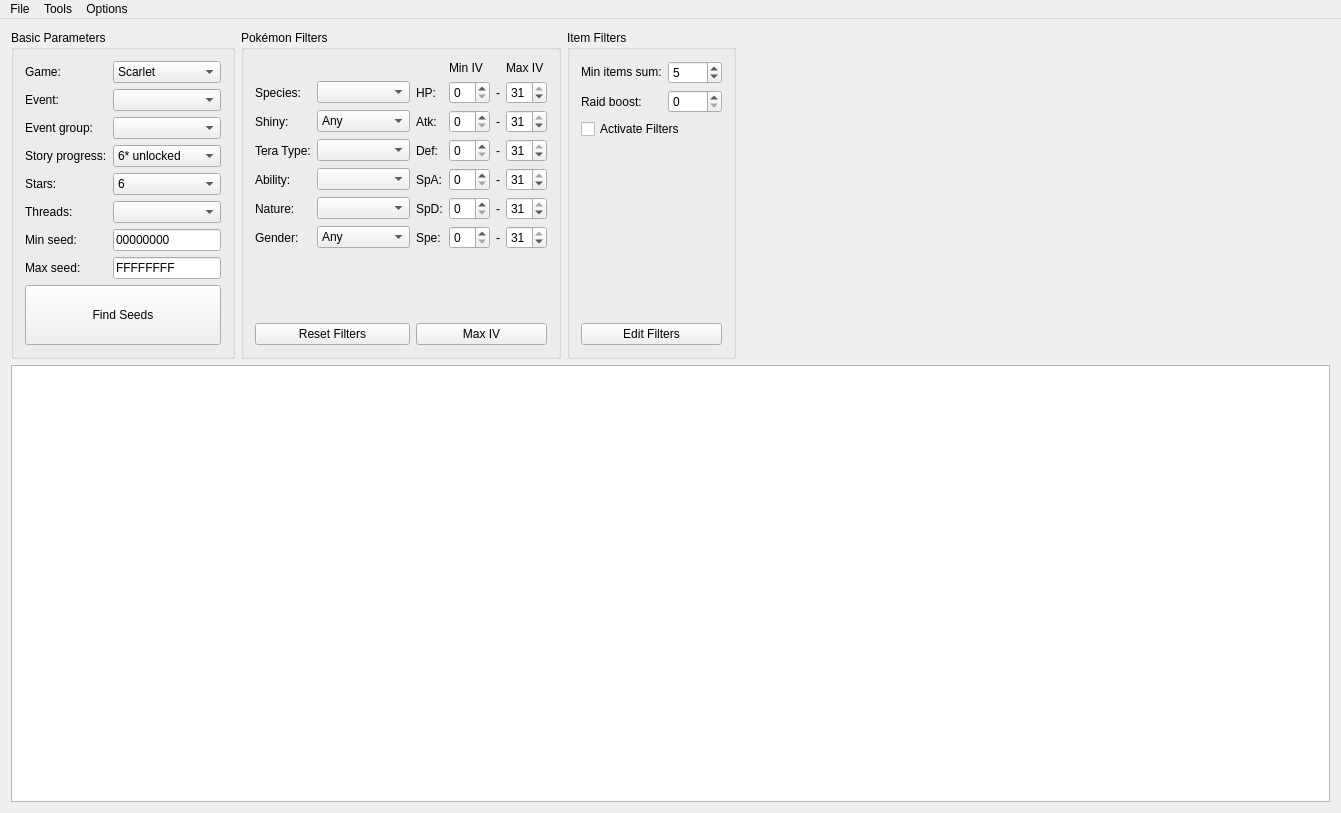
<?xml version="1.0" encoding="UTF-8"?>
<ui version="4.0">
 <class>RaidCalcClass</class>
 <widget class="QMainWindow" name="RaidCalcClass">
  <property name="geometry">
   <rect>
    <x>0</x>
    <y>0</y>
    <width>1341</width>
    <height>813</height>
   </rect>
  </property>
  <property name="windowTitle">
   <string>RaidCalc</string>
  </property>
  <widget class="QWidget" name="centralWidget">
   <layout class="QVBoxLayout" name="verticalLayout" stretch="0,1">
    <item>
     <layout class="QHBoxLayout" name="parametersHorizontalLayout">
      <item>
       <widget class="QGroupBox" name="basicGroup">
        <property name="sizePolicy">
         <sizepolicy hsizetype="Preferred" vsizetype="Preferred">
          <horstretch>0</horstretch>
          <verstretch>0</verstretch>
         </sizepolicy>
        </property>
        <property name="title">
         <string>Basic Parameters</string>
        </property>
        <layout class="QGridLayout" name="gridLayout">
         <item row="5" column="1">
          <widget class="QComboBox" name="comboBoxThreads"/>
         </item>
         <item row="1" column="1">
          <widget class="QComboBox" name="comboBoxEvent">
           <property name="maxVisibleItems">
            <number>20</number>
           </property>
          </widget>
         </item>
         <item row="3" column="0">
          <widget class="QLabel" name="labelStage">
           <property name="text">
            <string>Story progress:</string>
           </property>
          </widget>
         </item>
         <item row="6" column="1">
          <widget class="QLineEdit" name="editMinSeed">
           <property name="sizePolicy">
            <sizepolicy hsizetype="Preferred" vsizetype="Fixed">
             <horstretch>0</horstretch>
             <verstretch>0</verstretch>
            </sizepolicy>
           </property>
           <property name="text">
            <string>00000000</string>
           </property>
          </widget>
         </item>
         <item row="0" column="0">
          <widget class="QLabel" name="labelGame">
           <property name="text">
            <string>Game:</string>
           </property>
          </widget>
         </item>
         <item row="1" column="0">
          <widget class="QLabel" name="labelEvent">
           <property name="text">
            <string>Event:</string>
           </property>
          </widget>
         </item>
         <item row="6" column="0">
          <widget class="QLabel" name="labelMinSeed">
           <property name="text">
            <string>Min seed:</string>
           </property>
          </widget>
         </item>
         <item row="7" column="0">
          <widget class="QLabel" name="labelMaxSeed">
           <property name="text">
            <string>Max seed:</string>
           </property>
          </widget>
         </item>
         <item row="4" column="0">
          <widget class="QLabel" name="labelStars">
           <property name="text">
            <string>Stars:</string>
           </property>
          </widget>
         </item>
         <item row="4" column="1">
          <widget class="QComboBox" name="comboBoxStars">
           <property name="currentIndex">
            <number>5</number>
           </property>
           <item>
            <property name="text">
             <string>1</string>
            </property>
           </item>
           <item>
            <property name="text">
             <string>2</string>
            </property>
           </item>
           <item>
            <property name="text">
             <string>3</string>
            </property>
           </item>
           <item>
            <property name="text">
             <string>4</string>
            </property>
           </item>
           <item>
            <property name="text">
             <string>5</string>
            </property>
           </item>
           <item>
            <property name="text">
             <string>6</string>
            </property>
           </item>
           <item>
            <property name="text">
             <string>7</string>
            </property>
           </item>
          </widget>
         </item>
         <item row="8" column="0" colspan="2">
          <widget class="QPushButton" name="buttonFindSeeds">
           <property name="minimumSize">
            <size>
             <width>0</width>
             <height>60</height>
            </size>
           </property>
           <property name="text">
            <string>Find Seeds</string>
           </property>
          </widget>
         </item>
         <item row="5" column="0">
          <widget class="QLabel" name="labelThreads">
           <property name="text">
            <string>Threads:</string>
           </property>
          </widget>
         </item>
         <item row="3" column="1">
          <widget class="QComboBox" name="comboBoxStage">
           <property name="currentIndex">
            <number>4</number>
           </property>
           <item>
            <property name="text">
             <string>None</string>
            </property>
           </item>
           <item>
            <property name="text">
             <string>3* unlocked</string>
            </property>
           </item>
           <item>
            <property name="text">
             <string>4* unlocked</string>
            </property>
           </item>
           <item>
            <property name="text">
             <string>5* unlocked</string>
            </property>
           </item>
           <item>
            <property name="text">
             <string>6* unlocked</string>
            </property>
           </item>
          </widget>
         </item>
         <item row="7" column="1">
          <widget class="QLineEdit" name="editMaxSeed">
           <property name="sizePolicy">
            <sizepolicy hsizetype="Preferred" vsizetype="Fixed">
             <horstretch>0</horstretch>
             <verstretch>0</verstretch>
            </sizepolicy>
           </property>
           <property name="text">
            <string>FFFFFFFF</string>
           </property>
          </widget>
         </item>
         <item row="0" column="1">
          <widget class="QComboBox" name="comboBoxGame">
           <item>
            <property name="text">
             <string>Scarlet</string>
            </property>
           </item>
           <item>
            <property name="text">
             <string>Violet</string>
            </property>
           </item>
          </widget>
         </item>
         <item row="2" column="0">
          <widget class="QLabel" name="labelEventGroup">
           <property name="text">
            <string>Event group:</string>
           </property>
          </widget>
         </item>
         <item row="2" column="1">
          <widget class="QComboBox" name="comboBoxEventGroup">
           <property name="enabled">
            <bool>true</bool>
           </property>
          </widget>
         </item>
        </layout>
       </widget>
      </item>
      <item>
       <widget class="QGroupBox" name="pokemonGroup">
        <property name="title">
         <string>Pokémon Filters</string>
        </property>
        <layout class="QGridLayout" name="gridLayout_3">
         <item row="1" column="2">
          <widget class="QLabel" name="labelHP">
           <property name="text">
            <string>HP:</string>
           </property>
          </widget>
         </item>
         <item row="9" column="0" colspan="2">
          <widget class="QPushButton" name="buttonResetPokemonFilters">
           <property name="text">
            <string>Reset Filters</string>
           </property>
          </widget>
         </item>
         <item row="7" column="4">
          <widget class="QLabel" name="labelSep6">
           <property name="text">
            <string>-</string>
           </property>
          </widget>
         </item>
         <item row="3" column="5">
          <widget class="QSpinBox" name="spinBoxMaxAtk">
           <property name="maximum">
            <number>31</number>
           </property>
           <property name="value">
            <number>31</number>
           </property>
          </widget>
         </item>
         <item row="5" column="4">
          <widget class="QLabel" name="labelSep4">
           <property name="text">
            <string>-</string>
           </property>
          </widget>
         </item>
         <item row="7" column="2">
          <widget class="QLabel" name="labelSpe">
           <property name="text">
            <string>Spe:</string>
           </property>
          </widget>
         </item>
         <item row="5" column="3">
          <widget class="QSpinBox" name="spinBoxMinSpA">
           <property name="maximum">
            <number>31</number>
           </property>
           <property name="value">
            <number>0</number>
           </property>
          </widget>
         </item>
         <item row="5" column="0">
          <widget class="QLabel" name="labelAbility">
           <property name="text">
            <string>Ability:</string>
           </property>
          </widget>
         </item>
         <item row="3" column="0">
          <widget class="QLabel" name="labelShiny">
           <property name="text">
            <string>Shiny:</string>
           </property>
          </widget>
         </item>
         <item row="4" column="4">
          <widget class="QLabel" name="labelSep3">
           <property name="text">
            <string>-</string>
           </property>
          </widget>
         </item>
         <item row="5" column="2">
          <widget class="QLabel" name="labelSpA">
           <property name="text">
            <string>SpA:</string>
           </property>
          </widget>
         </item>
         <item row="6" column="4">
          <widget class="QLabel" name="labelSep5">
           <property name="text">
            <string>-</string>
           </property>
          </widget>
         </item>
         <item row="6" column="0">
          <widget class="QLabel" name="labelNature">
           <property name="text">
            <string>Nature:</string>
           </property>
          </widget>
         </item>
         <item row="1" column="0">
          <widget class="QLabel" name="labelSpecies">
           <property name="text">
            <string>Species:</string>
           </property>
          </widget>
         </item>
         <item row="6" column="1">
          <widget class="QComboBox" name="comboBoxNature"/>
         </item>
         <item row="4" column="2">
          <widget class="QLabel" name="labelDef">
           <property name="text">
            <string>Def:</string>
           </property>
          </widget>
         </item>
         <item row="3" column="3">
          <widget class="QSpinBox" name="spinBoxMinAtk">
           <property name="maximum">
            <number>31</number>
           </property>
           <property name="value">
            <number>0</number>
           </property>
          </widget>
         </item>
         <item row="4" column="3">
          <widget class="QSpinBox" name="spinBoxMinDef">
           <property name="maximum">
            <number>31</number>
           </property>
           <property name="value">
            <number>0</number>
           </property>
          </widget>
         </item>
         <item row="5" column="5">
          <widget class="QSpinBox" name="spinBoxMaxSpA">
           <property name="maximum">
            <number>31</number>
           </property>
           <property name="value">
            <number>31</number>
           </property>
          </widget>
         </item>
         <item row="4" column="5">
          <widget class="QSpinBox" name="spinBoxMaxDef">
           <property name="maximum">
            <number>31</number>
           </property>
           <property name="value">
            <number>31</number>
           </property>
          </widget>
         </item>
         <item row="0" column="5">
          <widget class="QLabel" name="labelMaxIV">
           <property name="text">
            <string>Max IV</string>
           </property>
          </widget>
         </item>
         <item row="3" column="1">
          <widget class="QComboBox" name="comboBoxShiny">
           <item>
            <property name="text">
             <string>Any</string>
            </property>
           </item>
           <item>
            <property name="text">
             <string>Yes</string>
            </property>
           </item>
           <item>
            <property name="text">
             <string>No</string>
            </property>
           </item>
          </widget>
         </item>
         <item row="6" column="5">
          <widget class="QSpinBox" name="spinBoxMaxSpD">
           <property name="maximum">
            <number>31</number>
           </property>
           <property name="value">
            <number>31</number>
           </property>
          </widget>
         </item>
         <item row="3" column="2">
          <widget class="QLabel" name="labelAtk">
           <property name="text">
            <string>Atk:</string>
           </property>
          </widget>
         </item>
         <item row="1" column="1">
          <widget class="QComboBox" name="comboBoxSpecies"/>
         </item>
         <item row="7" column="0">
          <widget class="QLabel" name="labelGender">
           <property name="text">
            <string>Gender:</string>
           </property>
          </widget>
         </item>
         <item row="7" column="5">
          <widget class="QSpinBox" name="spinBoxMaxSpe">
           <property name="maximum">
            <number>31</number>
           </property>
           <property name="value">
            <number>31</number>
           </property>
          </widget>
         </item>
         <item row="5" column="1">
          <widget class="QComboBox" name="comboBoxAbility"/>
         </item>
         <item row="1" column="5">
          <widget class="QSpinBox" name="spinBoxMaxHP">
           <property name="maximum">
            <number>31</number>
           </property>
           <property name="value">
            <number>31</number>
           </property>
          </widget>
         </item>
         <item row="6" column="2">
          <widget class="QLabel" name="labelSpD">
           <property name="text">
            <string>SpD:</string>
           </property>
          </widget>
         </item>
         <item row="7" column="3">
          <widget class="QSpinBox" name="spinBoxMinSpe">
           <property name="maximum">
            <number>31</number>
           </property>
           <property name="value">
            <number>0</number>
           </property>
          </widget>
         </item>
         <item row="9" column="2" colspan="4">
          <widget class="QPushButton" name="buttonMaxIV">
           <property name="text">
            <string>Max IV</string>
           </property>
          </widget>
         </item>
         <item row="4" column="0">
          <widget class="QLabel" name="labelTeraType">
           <property name="text">
            <string>Tera Type:</string>
           </property>
          </widget>
         </item>
         <item row="7" column="1">
          <widget class="QComboBox" name="comboBoxGender">
           <item>
            <property name="text">
             <string>Any</string>
            </property>
           </item>
           <item>
            <property name="text">
             <string>Male</string>
            </property>
           </item>
           <item>
            <property name="text">
             <string>Female</string>
            </property>
           </item>
           <item>
            <property name="text">
             <string>Genderless</string>
            </property>
           </item>
          </widget>
         </item>
         <item row="0" column="3">
          <widget class="QLabel" name="labelMinIV">
           <property name="text">
            <string>Min IV</string>
           </property>
          </widget>
         </item>
         <item row="1" column="4">
          <widget class="QLabel" name="labelSep1">
           <property name="text">
            <string>-</string>
           </property>
          </widget>
         </item>
         <item row="1" column="3">
          <widget class="QSpinBox" name="spinBoxMinHP">
           <property name="maximum">
            <number>31</number>
           </property>
           <property name="value">
            <number>0</number>
           </property>
          </widget>
         </item>
         <item row="3" column="4">
          <widget class="QLabel" name="labelSep2">
           <property name="text">
            <string>-</string>
           </property>
          </widget>
         </item>
         <item row="4" column="1">
          <widget class="QComboBox" name="comboBoxTeraType"/>
         </item>
         <item row="6" column="3">
          <widget class="QSpinBox" name="spinBoxMinSpD">
           <property name="maximum">
            <number>31</number>
           </property>
           <property name="value">
            <number>0</number>
           </property>
          </widget>
         </item>
         <item row="8" column="0">
          <spacer name="spacer4">
           <property name="orientation">
            <enum>Qt::Vertical</enum>
           </property>
           <property name="sizeHint" stdset="0">
            <size>
             <width>20</width>
             <height>1</height>
            </size>
           </property>
          </spacer>
         </item>
        </layout>
       </widget>
      </item>
      <item>
       <widget class="QGroupBox" name="itemGroup">
        <property name="title">
         <string>Item Filters</string>
        </property>
        <property name="alignment">
         <set>Qt::AlignLeading|Qt::AlignLeft|Qt::AlignTop</set>
        </property>
        <layout class="QGridLayout" name="gridLayout_2">
         <item row="0" column="0">
          <widget class="QLabel" name="labelMinItemsSum">
           <property name="sizePolicy">
            <sizepolicy hsizetype="Preferred" vsizetype="Fixed">
             <horstretch>0</horstretch>
             <verstretch>0</verstretch>
            </sizepolicy>
           </property>
           <property name="text">
            <string>Min items sum:</string>
           </property>
          </widget>
         </item>
         <item row="3" column="0">
          <spacer name="verticalSpacer">
           <property name="orientation">
            <enum>Qt::Vertical</enum>
           </property>
           <property name="sizeType">
            <enum>QSizePolicy::Expanding</enum>
           </property>
           <property name="sizeHint" stdset="0">
            <size>
             <width>20</width>
             <height>40</height>
            </size>
           </property>
          </spacer>
         </item>
         <item row="0" column="1">
          <widget class="QSpinBox" name="spinBoxMinItemsSum">
           <property name="maximum">
            <number>1000</number>
           </property>
           <property name="value">
            <number>5</number>
           </property>
          </widget>
         </item>
         <item row="2" column="0" colspan="2">
          <widget class="QCheckBox" name="checkboxItemFilters">
           <property name="text">
            <string>Activate Filters</string>
           </property>
          </widget>
         </item>
         <item row="4" column="0" colspan="2">
          <widget class="QPushButton" name="buttonEditFilters">
           <property name="text">
            <string>Edit Filters</string>
           </property>
          </widget>
         </item>
         <item row="1" column="0">
          <widget class="QLabel" name="labelRaidBoost">
           <property name="text">
            <string>Raid boost:</string>
           </property>
          </widget>
         </item>
         <item row="1" column="1">
          <widget class="QSpinBox" name="spinBoxRaidBoost">
           <property name="maximum">
            <number>3</number>
           </property>
          </widget>
         </item>
        </layout>
       </widget>
      </item>
      <item>
       <spacer name="spacer3">
        <property name="orientation">
         <enum>Qt::Horizontal</enum>
        </property>
        <property name="sizeType">
         <enum>QSizePolicy::Expanding</enum>
        </property>
        <property name="sizeHint" stdset="0">
         <size>
          <width>40</width>
          <height>20</height>
         </size>
        </property>
       </spacer>
      </item>
     </layout>
    </item>
    <item>
     <widget class="QTableView" name="tableSeeds"/>
    </item>
   </layout>
  </widget>
  <widget class="QMenuBar" name="menuBar">
   <property name="geometry">
    <rect>
     <x>0</x>
     <y>0</y>
     <width>1341</width>
     <height>22</height>
    </rect>
   </property>
   <widget class="QMenu" name="menuTools">
    <property name="title">
     <string>Tools</string>
    </property>
    <addaction name="actionSeedViewer"/>
   </widget>
   <widget class="QMenu" name="menuOptions">
    <property name="title">
     <string>Options</string>
    </property>
    <addaction name="actionSettings"/>
    <addaction name="actionAbout"/>
   </widget>
   <widget class="QMenu" name="menuFile">
    <property name="title">
     <string>File</string>
    </property>
    <addaction name="separator"/>
    <addaction name="actionExportSeeds"/>
    <addaction name="separator"/>
    <addaction name="actionExit"/>
   </widget>
   <addaction name="menuFile"/>
   <addaction name="menuTools"/>
   <addaction name="menuOptions"/>
  </widget>
  <action name="actionSeedViewer">
   <property name="text">
    <string>Seed Viewer</string>
   </property>
  </action>
  <action name="actionSettings">
   <property name="text">
    <string>Settings</string>
   </property>
  </action>
  <action name="actionAbout">
   <property name="text">
    <string>About</string>
   </property>
  </action>
  <action name="actionExportSeeds">
   <property name="enabled">
    <bool>false</bool>
   </property>
   <property name="text">
    <string>Export Seeds</string>
   </property>
  </action>
  <action name="actionExit">
   <property name="text">
    <string>Exit</string>
   </property>
  </action>
 </widget>
 <layoutdefault spacing="6" margin="11"/>
 <resources>
  <include location="RaidCalc.qrc"/>
 </resources>
 <connections/>
</ui>
